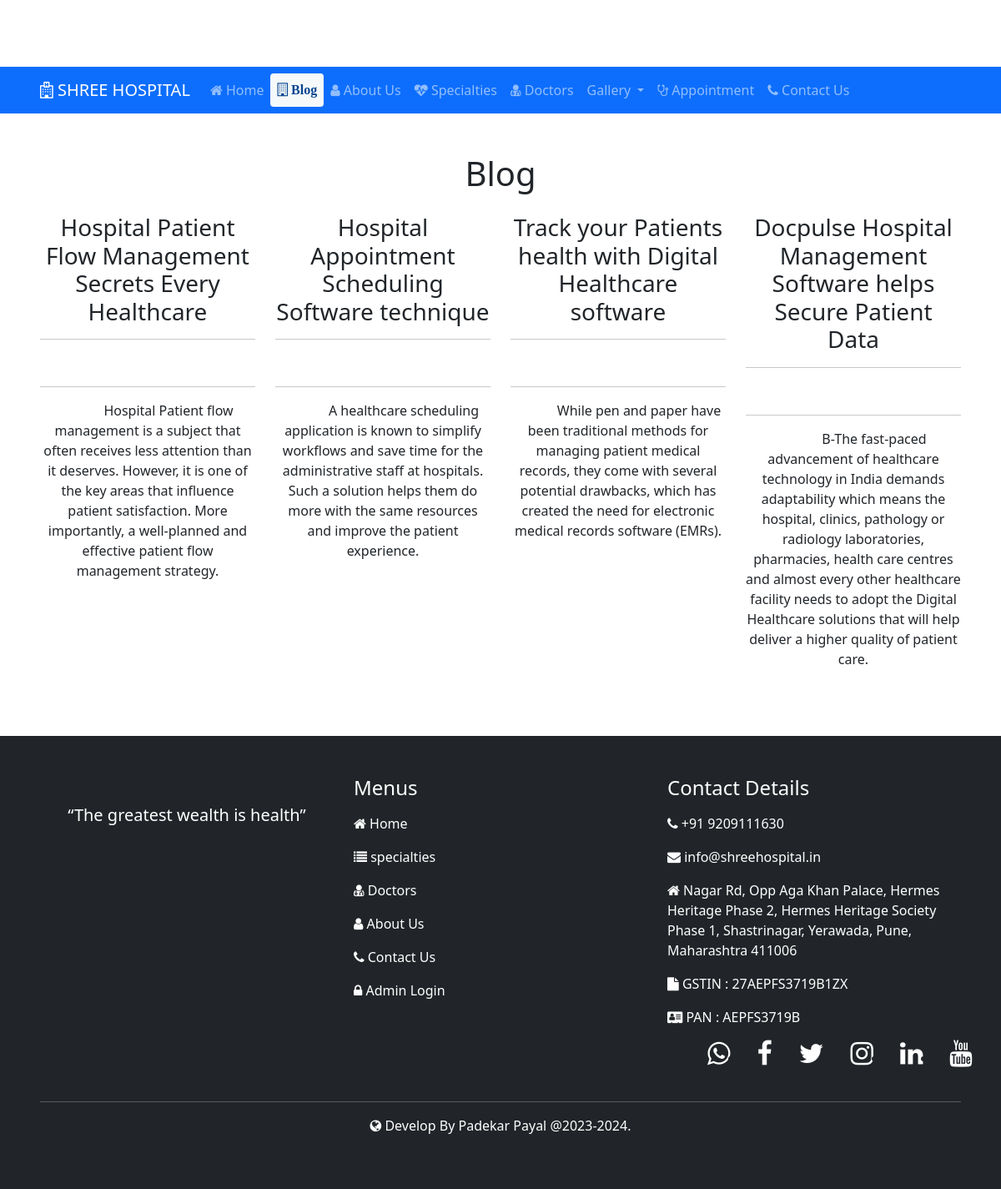
Screenshot of /blog.php with the database file from the repository.
### tables this page shows
CREATE TABLE `tblblog` (
  `idblog` int(10) NOT NULL,
  `blogtitle` varchar(256) NOT NULL,
  `blogdesc` longtext NOT NULL,
  `blogimg` varchar(1000) NOT NULL,
  `inserttime` datetime NOT NULL DEFAULT current_timestamp(),
  `updatetime` datetime NOT NULL DEFAULT current_timestamp()
);

### blog.php (the view, shortened to what this page needs)
<?php include('navbar.php'); ?>
<div class="container-fluid p-5">
        <div class="row mb-3">
            <h1 class="text-center">Blog</h1>
            <?php
                $select="select * from tblblog order by idblog desc";
                $res=mysqli_query($con,$select);
                while($row=mysqli_fetch_assoc($res)){
            ?>
            <div class="col-md-3 col-sm-12 pt-3 text-center ">
                <h3 class="text-center"><?php echo $row['blogtitle'] ?></h3>
                <hr>
                <hr>
                <p style="text-indent: 50px;"><?php echo $row['blogdesc'] ?></p>
            </div>
            <?php } ?>
        </div>
     </div>
<?php include('footer.php'); ?>

### rows the page displays
tblblog: blogtitle "Hospital Patient Flow Management Secrets Every Healthcare", blogdesc "Hospital Patient flow management is a subject that often receives less attention than it deserves. However, it is one of the key areas that influence patient satisfaction. More importantly, a well-planned and effective patient flow management strategy."
tblblog: blogtitle "Hospital Appointment Scheduling Software technique", blogdesc "A healthcare scheduling application is known to simplify workflows and save time for the administrative staff at hospitals. Such a solution helps them do more with the same resources and improve the patient experience."
tblblog: blogtitle "Track your Patients health with Digital Healthcare software", blogdesc "While pen and paper have been traditional methods for managing patient medical records, they come with several potential drawbacks, which has created the need for electronic medical records software (EMRs)."
tblblog: blogtitle "Docpulse Hospital Management Software helps Secure Patient Data", blogdesc "B-The fast-paced advancement of healthcare technology in India demands adaptability which means the hospital, clinics, pathology or radiology laboratories, pharmacies, health care centres and almost every other healthcare facility needs to adopt the Digital Healthcare solutions that will help deliver a higher quality of patient care."
